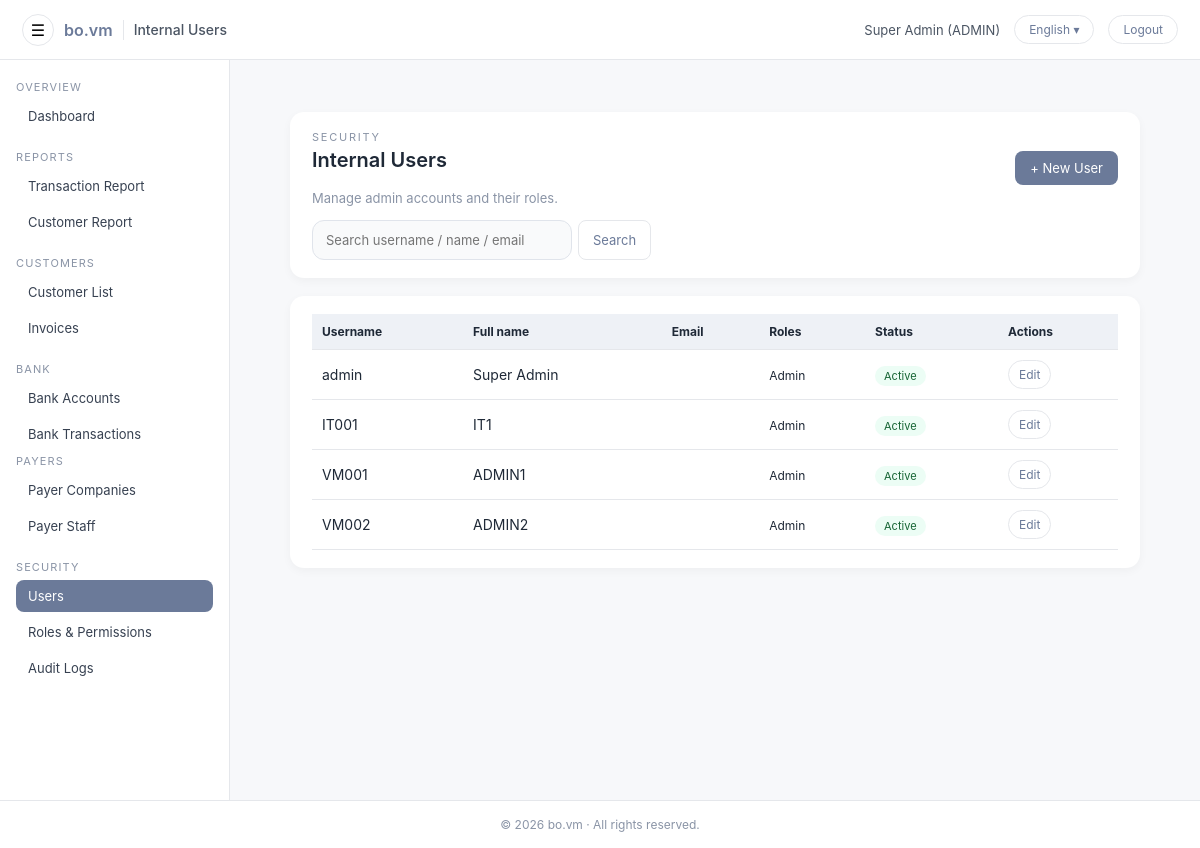
The app's page /admin/users/list.php (signed in) with its own data.
### tables this page shows
CREATE TABLE `users` (
  `id` int(11) NOT NULL AUTO_INCREMENT,
  `username` varchar(100) NOT NULL,
  `password_hash` varchar(255) NOT NULL,
  `full_name` varchar(255) NOT NULL,
  `email` varchar(255) DEFAULT NULL,
  `phone` varchar(50) DEFAULT NULL,
  `nric` varchar(50) DEFAULT NULL,
  `role` enum('ADMIN','CUSTOMER') NOT NULL DEFAULT 'CUSTOMER',
  `customer_id` int(11) DEFAULT NULL,
  `must_change_password` tinyint(1) NOT NULL DEFAULT 1,
  `is_active` tinyint(1) NOT NULL DEFAULT 1,
  `last_login_at` datetime DEFAULT NULL,
  `created_at` datetime NOT NULL DEFAULT current_timestamp(),
  `updated_at` datetime DEFAULT NULL ON UPDATE current_timestamp(),
  PRIMARY KEY (`id`),
  UNIQUE KEY `uq_users_username` (`username`),
  KEY `fk_users_customer` (`customer_id`),
  CONSTRAINT `fk_users_customer` FOREIGN KEY (`customer_id`) REFERENCES `customers` (`id`) ON DELETE SET NULL ON UPDATE CASCADE
);

### app/helpers.php (called while the page is built, shortened)
<?php
if (!function_exists('h')) {
    function h($v): string {
        return htmlspecialchars((string)$v, ENT_QUOTES, 'UTF-8');
    }
}
if (!function_exists('url')) {
    function url(string $path = ''): string {
        $base = defined('BASE_URL') ? rtrim(BASE_URL, '/') : '';
        $path = ltrim($path, '/');
        return ($base ?: '') . '/' . $path;
    }
}

### config/i18n.php (called while the page is built, shortened)
<?php
$lang = $_SESSION['lang'] ?? 'en';
$__translations = [];
$path = __DIR__ . '/../lang/' . $lang . '.php';
if (file_exists($path)) {
    $__translations = require $path;
}
function __tr_find(array $arr, string $key): mixed
{
    if (strpos($key, '.') !== false) {
        $parts = explode('.', $key);
        $cur   = $arr;
        foreach ($parts as $p) {
            if (!is_array($cur) || !array_key_exists($p, $cur)) {
                return null;
            }
            $cur = $cur[$p];
        }
        return $cur;
    }
    return null;
}
function t(string $key, array|string $vars = [], string $fallback = ''): string
{
    global $__translations;
    $text = $fallback;
    $found = __tr_find($__translations, $key);
    if (is_string($found)) {
        $text = $found;
    }
    return $text;
}

### app/auth.php (called while the page is built, shortened)
<?php
require_once __DIR__ . '/../app/helpers.php';
function current_user(): ?array
{
    static $cached = null;
    if ($cached !== null) {
        return $cached;
    }
    $uid = (int)($_SESSION['user_id'] ?? 0);
    $pdo = get_pdo();
    $st  = $pdo->prepare("SELECT * FROM users WHERE id = :id AND is_active = 1");
    $st->execute([':id' => $uid]);
    $row = $st->fetch();
    return $cached = ($row ?: null);
}
function require_login(): void
{
    $u = current_user();
}

### public/admin/users/list.php (the view, shortened to what this page needs)
<?php
require_login();
$pdo = get_pdo();
$pdo->setAttribute(PDO::ATTR_DEFAULT_FETCH_MODE, PDO::FETCH_ASSOC);
$hasT   = function_exists('t');
$search = trim($_GET['q'] ?? '');
$sql = "
  SELECT u.*
  FROM users u
  WHERE u.role = 'ADMIN'
";
$params = [];
$sql .= " ORDER BY u.username ASC";
$st = $pdo->prepare($sql);
$st->execute($params);
$users = $st->fetchAll();
$userIds    = array_column($users, 'id');
$rolesByUser = [];
if ($userIds) {
    $in = implode(',', array_fill(0, count($userIds), '?'));
    $sql2 = "
      SELECT ur.user_id, r.name
      FROM user_roles ur
      JOIN roles r ON r.id = ur.role_id
      WHERE ur.user_id IN ($in)
      ORDER BY r.name ASC
    ";
    $st2 = $pdo->prepare($sql2);
    $st2->execute($userIds);
    $rows = $st2->fetchAll();
    foreach ($rows as $row) {
        $uid = (int)$row['user_id'];
        if (!isset($rolesByUser[$uid])) {
            $rolesByUser[$uid] = [];
        }
        $rolesByUser[$uid][] = $row['name'];
    }
}
$page_title = $hasT
    ? t('admin.users_admin.list.title', [], 'Internal Users')
    : 'Internal Users';
include __DIR__ . '/../include/header.php';
?>
<div class="admin-main">
  <div class="admin-main-inner">
    <div class="admin-card" style="margin-bottom:18px;">
      <div class="admin-card-header">
        <div>
          <div class="form-page-eyebrow">
            <?= h($hasT ? t('admin.users_admin.list.eyebrow', [], 'Security') : 'Security') ?>
          </div>
          <h1 class="page-title"><?= h($page_title) ?></h1>
          <div class="form-page-subtitle">
            <?= h($hasT
                ? t('admin.users_admin.list.subtitle', [], 'Manage admin accounts and their roles.')
                : 'Manage admin accounts and their roles.'
            ) ?>
          </div>
        </div>
        <div>
          <a href="<?= h(url('admin/users/user_edit.php?id=0')) ?>" class="btn btn-primary">
            <?= h($hasT ? t('admin.users_admin.list.new_btn', [], '+ New User') : '+ New User') ?>
          </a>
        </div>
      </div>
      <div style="margin-top:10px; display:flex; justify-content:space-between; align-items:center; gap:10px;">
        <form method="get" action="<?= h(url('admin/users/list.php')) ?>" style="display:flex;gap:6px;">
          <input
            type="text"
            name="q"
            class="form-control"
            placeholder="<?= h($hasT
                ? t('admin.users_admin.list.search_ph', [], 'Search username / name / email')
                : 'Search username / name / email'
            ) ?>"
            value="<?= h($search) ?>"
            style="width:260px;"
          >
          <button type="submit" class="btn btn-light">
            <?= h($hasT ? t('admin.common.search', [], 'Search') : 'Search') ?>
          </button>
        </form>
      </div>
    </div>
    <div class="admin-card">
      <table class="table">
        <thead>
          <tr>
            <th>
              <?= h($hasT ? t('admin.users_admin.list.col.username', [], 'Username') : 'Username') ?>
            </th>
            <th>
              <?= h($hasT ? t('admin.users_admin.list.col.fullname', [], 'Full name') : 'Full name') ?>
            </th>
            <th>
              <?= h($hasT ? t('admin.users_admin.list.col.email', [], 'Email') : 'Email') ?>
            </th>
            <th>
              <?= h($hasT ? t('admin.users_admin.list.col.roles', [], 'Roles') : 'Roles') ?>
            </th>
            <th>
              <?= h($hasT ? t('admin.users_admin.list.col.status', [], 'Status') : 'Status') ?>
            </th>
            <th style="width:120px;">
              <?= h($hasT ? t('admin.users_admin.list.col.actions', [], 'Actions') : 'Actions') ?>
            </th>
          </tr>
        </thead>
        <tbody>
        <?php if (!$users): ?>
          <tr>
            <td colspan="6" style="padding:16px; color:#6b7280; font-size:13px;">
              <?= h($hasT ? t('admin.users_admin.list.empty', [], 'No users found.') : 'No users found.') ?>
            </td>
          </tr>
        <?php else: ?>
          <?php foreach ($users as $u): ?>
            <?php
              $uid   = (int)$u['id'];
              $roles = $rolesByUser[$uid] ?? [];
            ?>
            <tr>
              <td><?= h($u['username']) ?></td>
              <td><?= h($u['full_name']) ?></td>
              <td><?= h($u['email'] ?? '') ?></td>
              <td>
                <?php if ($roles): ?>
                  <span style="font-size:12px;"><?= h(implode(', ', $roles)) ?></span>
                <?php else: ?>
                  <span style="font-size:12px;color:#9ca3af;">
                    <?= h($hasT ? t('admin.users_admin.list.no_roles', [], '(no roles)') : '(no roles)') ?>
                  </span>
                <?php endif; ?>
              </td>
              <td>
                <?php if ((int)$u['is_active'] === 1): ?>
                  <span style="font-size:11px; padding:3px 9px; border-radius:999px; background:#ecfdf5; color:#166534;">
                    <?= h($hasT ? t('admin.common.active', [], 'Active') : 'Active') ?>
                  </span>
                <?php else: ?>
                  <span style="font-size:11px; padding:3px 9px; border-radius:999px; background:#fee2e2; color:#b91c1c;">
                    <?= h($hasT ? t('admin.common.inactive', [], 'Inactive') : 'Inactive') ?>
                  </span>
                <?php endif; ?>
              </td>
              <td>
                <a href="<?= h(url('admin/users/user_edit.php?id='.$uid)) ?>" class="btn btn-light btn-sm">
                  <?= h($hasT ? t('admin.common.edit', [], 'Edit') : 'Edit') ?>
                </a>
              </td>
            </tr>
          <?php endforeach; ?>
        <?php endif; ?>
        </tbody>
      </table>
    </div>
  </div>
</div>
<?php include __DIR__ . '/../include/footer.php'; ?>

### public/admin/include/header.php (shortened to what this page needs)
<?php
$u = current_user();
$page_title = $page_title ?? 'Admin';
$currentLang = $_SESSION['lang'] ?? 'en';
$langLabelMap = [
  'en' => 'English',
  'ms' => 'Malay',
  'zh' => '中文',
];
$displayLang = $langLabelMap[$currentLang] ?? 'English';
?>
<!DOCTYPE html>
<html lang="<?= h($currentLang) ?>">
<head>
  <link rel="stylesheet" href="<?= h(url('admin/assets/style.css')) ?>">
  <link rel="stylesheet" href="<?= h(url('admin/assets/css/admin-actions-menu.css')) ?>">
  <link rel="stylesheet" href="<?= h(url('public/assets/css/date_range.css')) ?>">
</head>
<body class="admin-body">
  <header class="admin-topbar">
    <div class="topbar-left">
      <button id="sidebarToggle"
        class="topbar-toggle"
        type="button"
        aria-label="<?= h(function_exists('t') ? t('admin.header.toggle_sidebar', [], 'Toggle sidebar') : 'Toggle sidebar') ?>">☰</button>
      <span class="topbar-logo">bo.vm</span>
      <span class="topbar-app-title"><?= h($page_title) ?></span>
    </div>
    <div class="topbar-right">
      <span class="topbar-user">
        <?= h($u['full_name'] ?? $u['username']) ?> (<?= h($u['role']) ?>)
      </span>
      <div class="lang-wrap">
        <button id="adminLangToggle" class="btn-topbar">
          <?= h($displayLang) ?> ▾
        </button>
      </div>
      <a class="btn-topbar" href="<?= h(url('logout.php')) ?>">
        <?= h(function_exists('t') ? t('admin.header.logout', [], 'Logout') : 'Logout') ?>
      </a>
    </div>
  </header>
  <div class="admin-shell">
    <?php include __DIR__ . '/sidebar.php'; ?>
    <main class="admin-main">
      <div class="admin-main-inner">

### public/admin/assets/style.css (style rules this page uses)
:root { --bg: #f7f8fa; --panel: #ffffff; --primary: #6b7a99; --primary-hover: #56627d; --primary-soft: #eef1f6; --text: #1f2937; --muted: #8a94a6; --border: #e5e7eb; --sidebar-bg-top: #ffffff; --sidebar-bg-bottom: #ffffff; }
* { margin: 0; padding: 0; box-sizing: border-box; font-family: "Inter", system-ui, -apple-system, BlinkMacSystemFont, "Segoe UI", sans-serif; }
body { background: var(--bg); color: var(--text); font-size: 14px; }
.admin-topbar { height: 60px; background: #ffffff; border-bottom: 1px solid var(--border); padding: 0 22px; display: flex; align-items: center; justify-content: space-between; }
.topbar-left { display: flex; align-items: center; gap: 10px; }
.topbar-logo { font-size: 16px; font-weight: 600; color: var(--primary); }
.topbar-app-title { font-size: 14px; font-weight: 500; color: #4b5563; }
.topbar-right { display: flex; align-items: center; gap: 14px; }
.topbar-user { font-size: 13px; color: #4b5563; }
.btn-topbar { padding: 6px 14px; border-radius: 20px; border: 1px solid var(--border); background: #ffffff; color: var(--primary); text-decoration: none; font-size: 12px; }
.topbar-toggle { border: 1px solid var(--border); background: #ffffff; border-radius: 999px; width: 32px; height: 32px; font-size: 16px; cursor: pointer; display: flex; align-items: center; justify-content: center; }
.admin-shell { display: flex; min-height: calc(100vh - 60px); }
.admin-main { flex: 1; padding: 26px 30px; display: flex; flex-direction: column; }
.admin-main-inner { width: 100%; }
.page-title { font-size: 20px; font-weight: 600; margin-bottom: 18px; }
.admin-card { background: var(--panel); padding: 18px 22px; border-radius: 14px; box-shadow: 0 3px 10px rgba(0,0,0,0.04); margin-bottom: 20px; }
.admin-card-header { display: flex; justify-content: space-between; align-items: center; margin-bottom: 14px; }
.table { width: 100%; border-collapse: collapse; }
.table th { text-align: left; padding: 10px; background: var(--primary-soft); color: var(--text); border-bottom: 1px solid var(--border); font-size: 12px; }
.table td { padding: 10px; border-bottom: 1px solid var(--border); }
.btn { display: inline-block; padding: 8px 14px; border-radius: 8px; text-decoration: none; font-size: 13px; cursor: pointer; border: 1px solid transparent; }
.btn-sm { padding: 6px 10px; font-size: 12px; border-radius: 999px; }
.btn-primary { background: var(--primary); color: #ffffff; }
.btn-light { background: #ffffff; color: var(--primary); border: 1px solid var(--border); }
.form-page-eyebrow { font-size: 11px; letter-spacing: .16em; text-transform: uppercase; color: var(--muted); margin-bottom: 4px; }
.form-page-subtitle { font-size: 13px; color: var(--muted); }
.form-control { width: 100%; height: 40px; padding: 9px 13px; background: #f9fafb; border: 1px solid #e0e4eb; border-radius: 12px; font-size: 13px; color: #1f2937; transition: all 0.18s ease; outline: none; }
.admin-body { padding-top: 0 !important; }
.admin-shell { margin-top: 0 !important; padding-top: 0 !important; }

### public/admin/include/header.php (style rules this page uses)
.lang-wrap { position: relative; }

### records on screen
users: full_name "Super Admin", role "ADMIN", username "admin", id "Admin"
users: username "IT001", full_name "IT1", id "Admin"
users: username "VM001", full_name "ADMIN1", id "Admin"
users: username "VM002", full_name "ADMIN2", id "Admin"

### other values on screen
$page_title "Internal Users"
$displayLang "English"
$hasT ? t('admin.nav.section.overview', [], 'OVERVIEW') : 'OVERVIEW' "OVERVIEW"
$hasT ? t('admin.nav.dashboard', [], 'Dashboard') : 'Dashboard' "Dashboard"
$hasT ? t('admin.nav.section.reports', [], 'REPORTS') : 'REPORTS' "REPORTS"
$hasT ? t('admin.nav.customer_invoices', [], 'Invoices') : 'Invoices' "Invoices"
$hasT ? t('admin.nav.section.bank', [], 'BANK') : 'BANK' "BANK"
$hasT ? t('admin.nav.section.payers', [], 'PAYERS') : 'PAYERS' "PAYERS"
$hasT ? t('admin.nav.payer_staff', [], 'Payer Staff') : 'Payer Staff' "Payer Staff"
$hasT ? t('admin.nav.section.security', [], 'SECURITY') : 'SECURITY' "SECURITY"
$hasT ? t('admin.nav.users', [], 'Users') : 'Users' "Users"
$hasT ? t('admin.nav.audit_logs', [], 'Audit Logs') : 'Audit Logs' "Audit Logs"
$hasT ? t('admin.common.search', [], 'Search') : 'Search' "Search"
$hasT ? t('admin.users_admin.list.col.email', [], 'Email') : 'Email' "Email"
$hasT ? t('admin.users_admin.list.col.roles', [], 'Roles') : 'Roles' "Roles"
